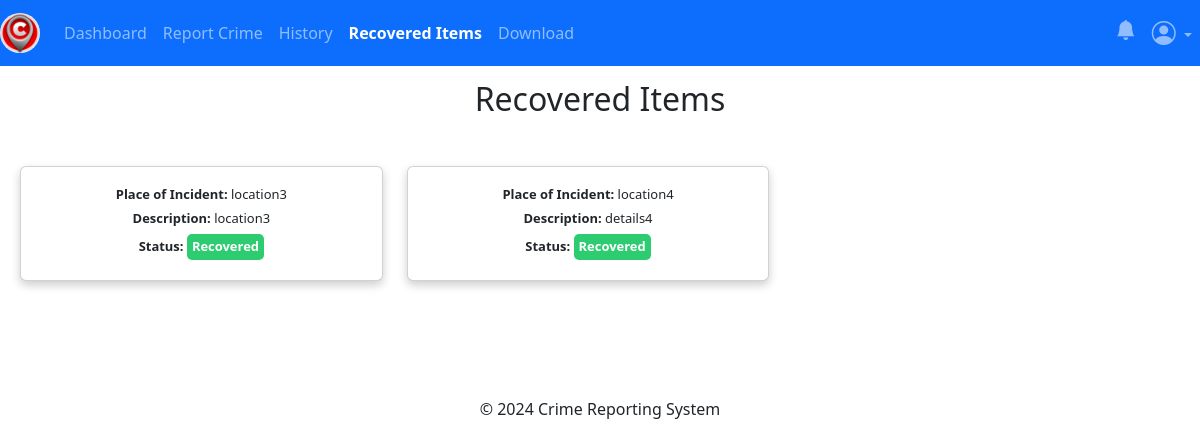
/users/recovered-items (signed in), run on an earlier commit of the app's database.
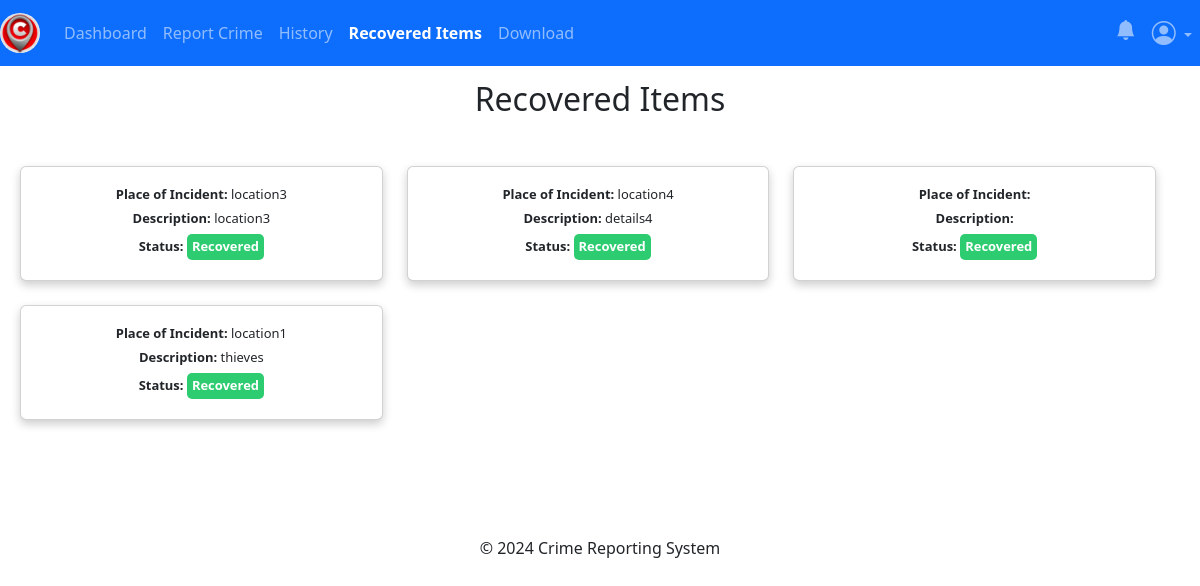
And on a later commit of the database.
### app/posts/models.py (models this page shows, shortened)
class Crime(db.Model, UserMixin):
    crime_id = db.Column(db.Integer, primary_key=True)
    date_of_incident = db.Column(db.String(10), nullable=False)
    issued_by = db.Column(db.String(20), nullable=True)
    time_of_incident = db.Column(db.String(10), nullable=False)
    phonenumber = db.Column(db.String(10), nullable=True)
    incident_location = db.Column(db.Text, nullable=False)
    incident_nature = db.Column(db.Text, nullable=False)
    incident_details = db.Column(db.Text, nullable=False)
    suspect_details = db.Column(db.Text, nullable=True)
    arrest_history = db.Column(db.Text, nullable=True)
    suspect_name = db.Column(db.String(10), nullable=True)
    comments = db.Column(db.Text, nullable=True)
    crime_status = db.Column(db.String(10), nullable=True)
    latitude = db.Column(db.Float)
    longitude = db.Column(db.Float)
    crime_file_upload = db.Column(db.Text, nullable=True)
    crime_file_name = db.Column(db.Text, nullable=True)
    crime_mimetype = db.Column(db.Text, nullable=True)
    date_crime_received = db.Column(db.DateTime(timezone=True), default=current_time())
    reporter_id = db.Column(db.Integer, db.ForeignKey('user.id'))

### app/users/routes.py (the view)
@users.route('/users/recovered-items')
@login_required
def recovered():
    try:
        recovered_crimes = Crime.query.filter_by(crime_status='Recovered').all()
    except:
        flash("An error occurred while fetching crime details. Please try again later.", "danger")
        return redirect(url_for('users.recovered'))
    return render_template('user/recovered_items.html', recovered_crimes=recovered_crimes)

### app/__init__.py (called while the page is built)
@login_manager.user_loader
def load_user(user_id):
    return models.User.query.get(user_id)

### app/templates/user/recovered_items.html (shortened to what this page needs)
{% extends 'user/base.html' %} {% block title %} Recovered Items {% endblock %}
{% block content %}
<h2 style="text-align: center">Recovered Items</h2>
{% if recovered_crimes %}
<div class="row">
  {% for crime in recovered_crimes %}
  <div class="col-lg-4 col-md-6 col-sm-12">
    <div class="card mb-4 reduced-card-size">
      <div class="card-body">
        <h5 class="card-text">
          <strong>Place of Incident:</strong> {{ crime.incident_location }}
        </h5>
        <h5 class="card-text">
          <strong>Description:</strong> {{ crime.incident_details }}
        </h5>
        <h5 class="card-text">
          <strong>Status:</strong>
          <span class="status status-recovered">{{ crime.crime_status }}</span>
        </h5>
      </div>
    </div>
  </div>
  {% endfor %}
</div>
{% endif %} {% endblock %}

What changed in the data, as far as the page shows it:
now on this page (row edited): Crime: crime_status "Recovered"
now on this page (row edited): Crime: incident_location "location1", incident_details "thieves", crime_status "Recovered"
